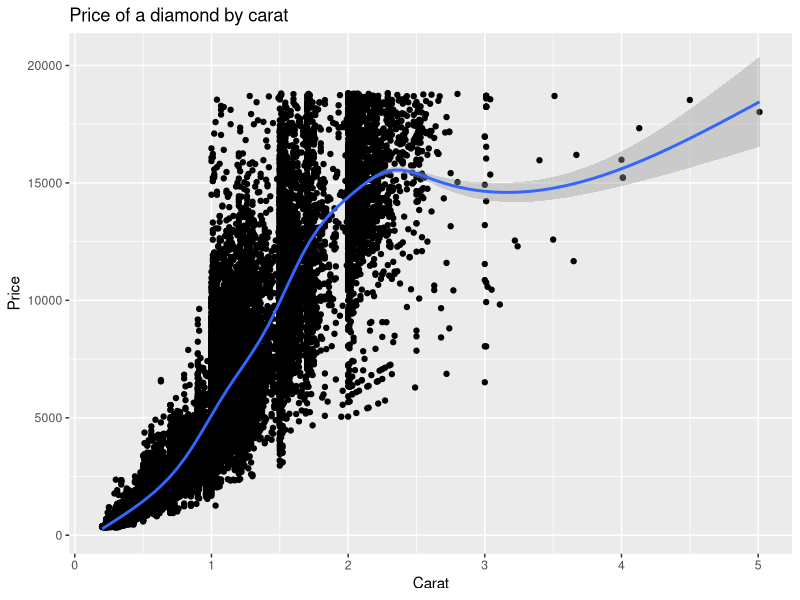
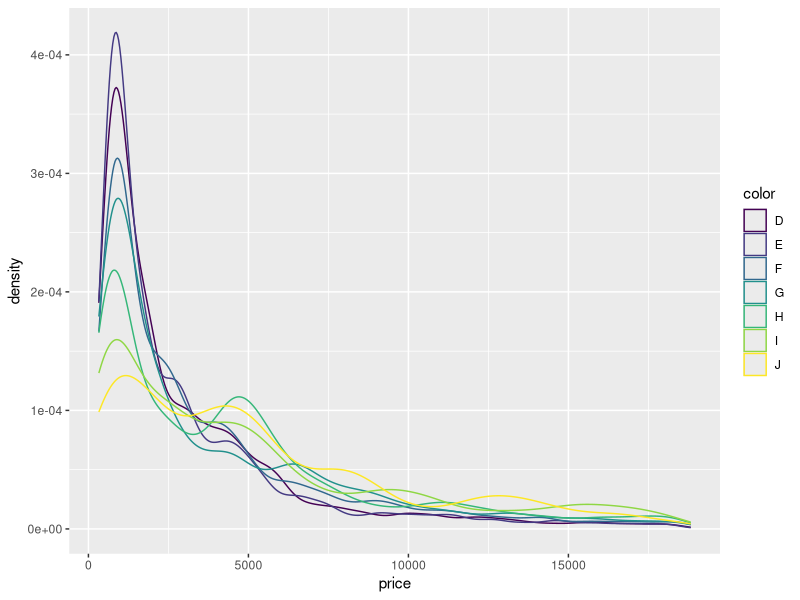
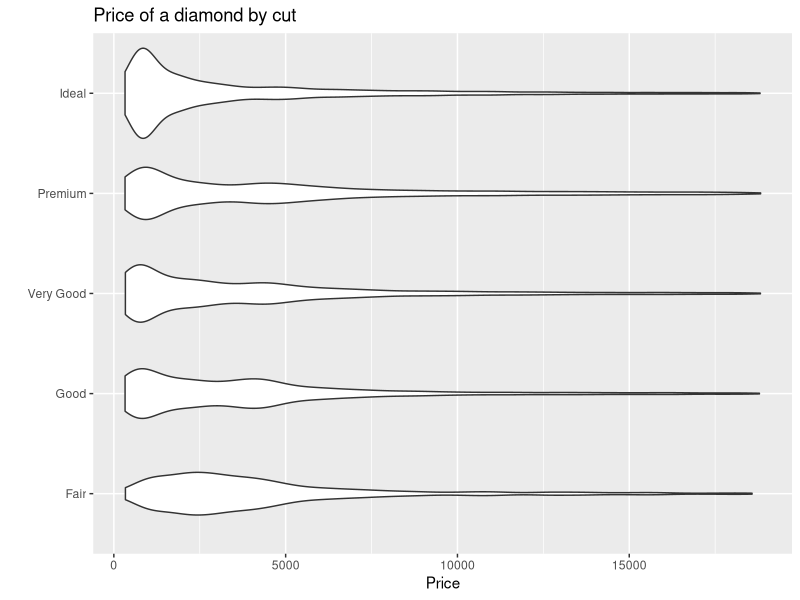
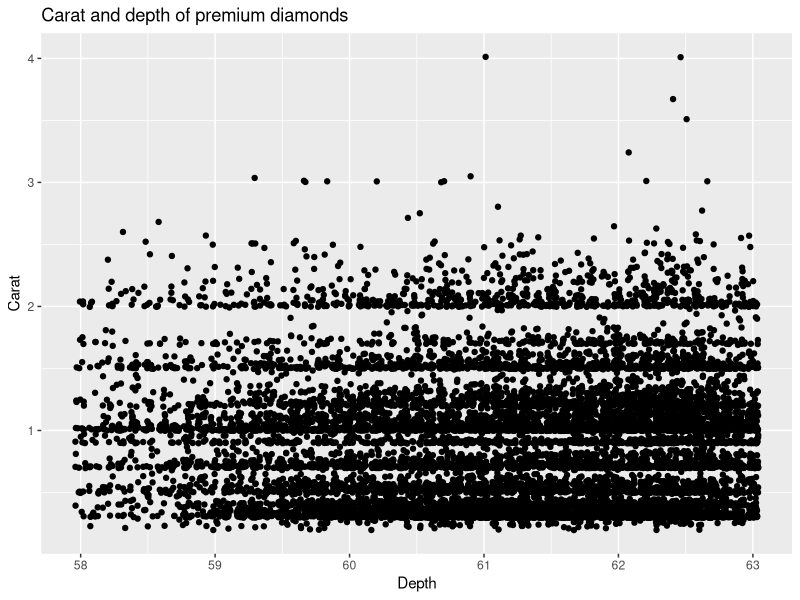

Source code (R) for these figures, in order:
## ---- chunk 1
library(dplyr); library(ggplot2)
ggplot(diamonds, aes(carat, price)) + 
  geom_point() + xlab("Carat") + ylab("Price") + ggtitle("Price of a diamond by carat") +
  geom_smooth()
## ---- chunk 2
ggplot(diamonds, aes(price, colour = color)) + 
  geom_density()
## ---- chunk 3
ggplot(diamonds, aes(cut, price)) + 
  geom_violin() + xlab("") + ylab("Price") + 
  coord_flip() + ggtitle("Price of a diamond by cut")
## ---- chunk 4
diamonds1 <- diamonds %>% filter(cut == "Premium")
ggplot(diamonds1, aes(depth, carat)) + 
  geom_jitter() + 
  ggtitle("Carat and depth of premium diamonds") + 
  xlab("Depth") +
  ylab("Carat")
